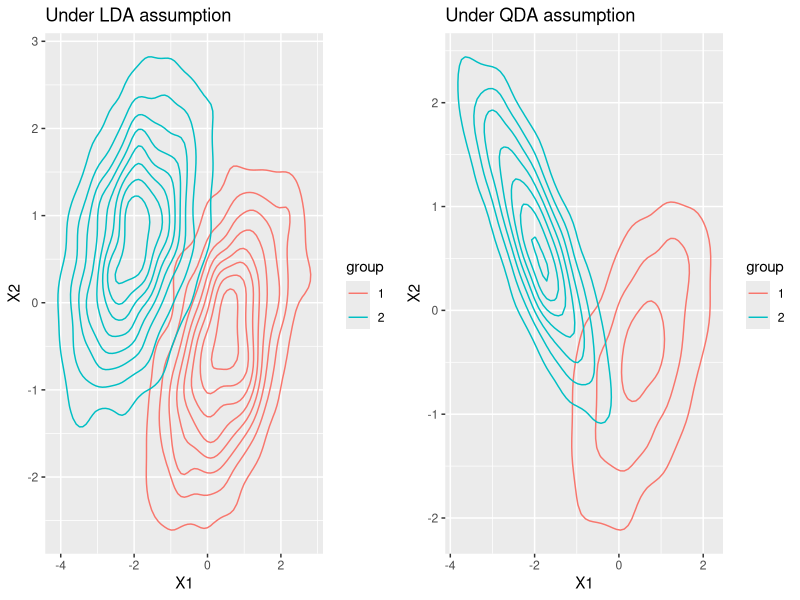

The R script that drew this image:
## ---- chunk 1
  if (!require("ggplot2")) install.packages("ggplot2")
  if (!require("MASS")) install.packages("MASS")
  if (!require("grid")) install.packages("grid")
  if (!require("gridExtra")) install.packages("gridExtra")

  ########################################
  #### Generate Bivariate Normal Data ####
  ########################################
  set.seed=12345
  bvm=function(m1,m2,sigma1,sigma2,n1,n2){
      d1 <- mvrnorm(n1, mu = m1, Sigma = sigma1 )
      d2 <- mvrnorm(n2, mu = m2, Sigma = sigma2 )
      d=rbind(d1,d2)
      colnames(d)=c("X1","X2")
      d=data.frame(d)
      d$group=c(rep("1",n1),rep("2",n2))
      list(data = d)
  }

  m_1 <- c(0.5, -0.5)
  m_2 <- c(-2, 0.7)
  sigma_1 <- matrix(c(1,0.5,0.5,1), nrow=2)
  sigma_2 <- matrix(c(0.8,-0.7,-0.7,0.8), nrow=2)

  p1=ggplot(bvm(m_1,m_2,sigma_1,sigma_1,n1=2000,n2=2000)$data,
      aes(x=X1, y=X2)) +
      stat_density2d(geom="density2d", aes(color = group),contour=TRUE)+
      ggtitle("Under LDA assumption")
  p2=ggplot(bvm(m_1,m_2,sigma_1,sigma_2,n1=2000,n2=2000)$data,
      aes(x=X1, y=X2)) +
      stat_density2d(geom="density2d", aes(color = group),contour=TRUE)+
      ggtitle("Under QDA assumption")
  grid.arrange(p1, p2, ncol = 2)
